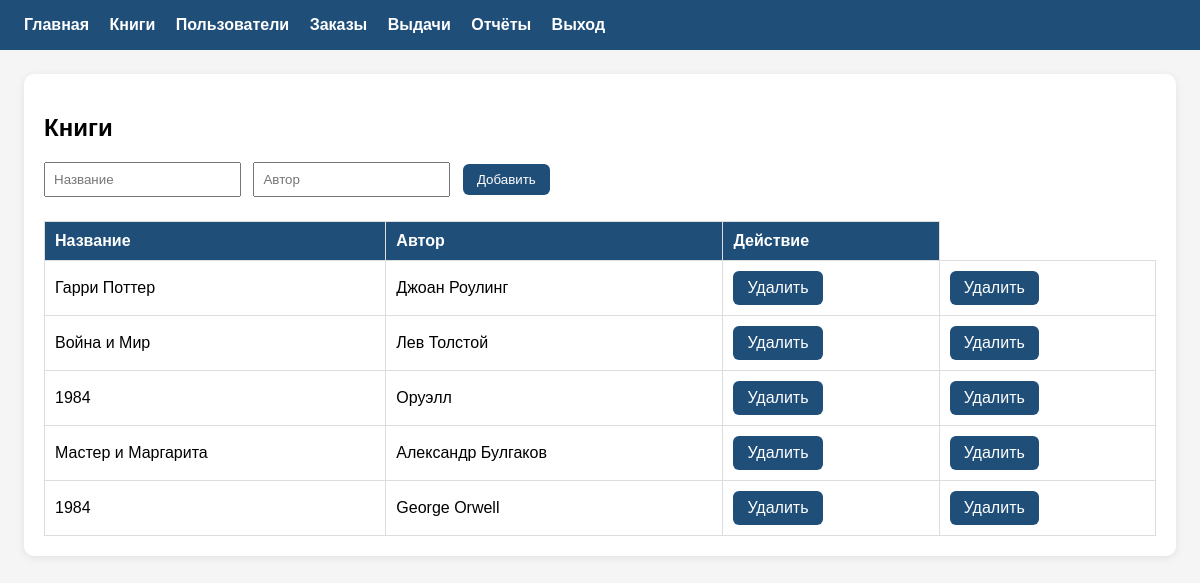
The page /public/books (signed in) on the database its author committed.
### tables this page shows
CREATE TABLE `books` (
  `id` int(11) NOT NULL,
  `title` varchar(255) DEFAULT NULL,
  `author` varchar(255) DEFAULT NULL,
  `year` int(11) DEFAULT NULL,
  `status` varchar(20) DEFAULT 'available'
);

### src/controllers/BookController.php (called while the page is built, shortened)
<?php
class BookController {
    private $db;
    public function __construct($db) {
        $this->db = $db;
    }
public function index() {
    $bookModel = new Book($this->db);
    $books = $bookModel->getAll();
    include SRC_PATH . 'views/books.php';
    include SRC_PATH . 'views/layout.php';
}
}

### src/models/Book.php (called while the page is built, shortened)
<?php
class Book {
    private $db;
    public function __construct(PDO $db) {
        $this->db = $db;
    }
    public function getAll() {
        $stmt = $this->db->query("SELECT * FROM books");
        return $stmt->fetchAll(PDO::FETCH_ASSOC);
    }
}

### src/settings/routes.php (called while the page is built)
<?php
return [
    'GET' => [
        '/users' => ['controller' => 'Controllers\UserController', 'action' => 'users'],
        '/login' => ['controller' => 'Controllers\UserController', 'action' => 'loginForm'],
        '/' => ['controller' => 'Controllers\UserController', 'action' => 'index'],
        '/orders' => ['controller' => 'Controllers\OrderController', 'action' => 'index'],
'/issues' => ['controller' => 'Controllers\IssueController', 'action' => 'index'],
'/reports' => [
    'controller' => 'Controllers\\ReportController',
    'action' => 'index'
],
'/logout' => [
    'controller' => 'Controllers\UserController',
    'action' => 'logout'
],
'/books/order' => [
    'controller' => 'Controllers\\BookController',
    'action' => 'order'
],
'/reports/docx' => [
    'controller' => 'Controllers\\ReportController',
    'action' => 'exportDOCX'
],
'/reports/xlsx' => [
    'controller' => 'Controllers\\ReportController',
    'action' => 'exportXLSX'
],
'/reports/books/docx' => [
    'controller' => 'Controllers\\ReportController',
    'action' => 'booksDOCX'
],
'/reports/books/xlsx' => [
    'controller' => 'Controllers\\ReportController',
    'action' => 'booksXLSX'
],
'/reports/users/docx' => [
    'controller' => 'Controllers\\ReportController',
    'action' => 'usersDOCX'
],
'/reports/users/xlsx' => [
    'controller' => 'Controllers\\ReportController',
    'action' => 'usersXLSX'
],
'/reports/orders/docx' => [
    'controller' => 'Controllers\\ReportController',
    'action' => 'ordersDOCX'
],
'/reports/orders/xlsx' => [
    'controller' => 'Controllers\\ReportController',
    'action' => 'ordersXLSX'
],
'/reports/issues/docx' => [
    'controller' => 'Controllers\\ReportController',
    'action' => 'issuesDOCX'
],
'/reports/issues/xlsx' => [
    'controller' => 'Controllers\\ReportController',
    'action' => 'issuesXLSX'
],
        '/books' => ['controller' => 'Controllers\BookController', 'action' => 'index'],
        '/books/delete' => ['controller' => 'Controllers\BookController', 'action' => 'delete'],
    ],
    'POST' => [
        '/login' => ['controller' => 'Controllers\UserController', 'action' => 'authenticate'],
        '/books' => ['controller' => 'Controllers\BookController', 'action' => 'store'],
    ],
];

### src/views/books.php (the view, shortened to what this page needs)
<h2>Книги</h2>
<form method="POST" action="/bookflow/public/books">
    <input name="title" placeholder="Название">
    <input name="author" placeholder="Автор">
    <button class="btn" type="submit">
        Добавить
    </button>
</form>
<table>
    <tr>
        <th>Название</th>
        <th>Автор</th>
        <th>Действие</th>
    </tr>
    <?php foreach ($books as $book): ?>
        <tr>
            <td><?= htmlspecialchars($book['title']) ?></td>
            <td><?= htmlspecialchars($book['author']) ?></td>
            <td>
                <a class="btn"
                   href="/bookflow/public/books/delete?id=<?= $book['id'] ?>">
                    Удалить
                </a>
            <td>
    <?php if (
        isset($_SESSION['role']) &&
        $_SESSION['role'] === 'admin'
    ): ?>
        <a class="btn"
           href="/bookflow/public/books/delete?id=<?= $book['id'] ?>">
            Удалить
        </a>
    <?php endif; ?>
</td>
        </tr>
    <?php endforeach; ?>
</table>

### public/index.php (shortened to what this page needs)
<?php
$conn = getConnection();
$pdo = $conn[1];
$routes = require SRC_PATH . 'settings/routes.php';
$requestUri = $_SERVER['REQUEST_URI'];
$requestUri = parse_url($requestUri, PHP_URL_PATH);
$requestMethod = $_SERVER['REQUEST_METHOD'];
$requestUri = str_replace('/bookflow/public', '', $requestUri);
$requestUri = rtrim($requestUri, '/');
foreach ($routes[$requestMethod] as $path => $route) {
    if ($path === $requestUri) {
        $action = $route['action'];
require_once SRC_PATH . 'controllers/BookController.php';
require_once SRC_PATH . 'models/Book.php';
        $controller = new $controllerName($pdo);
        $controller->$action();
        exit;
    }
}

### src/views/layout.php (style rules this page uses)
body { font-family: Arial, sans-serif; margin: 0; background: #f5f5f5; }
table { border-collapse: collapse; width: 100%; margin-top: 16px; background: white; }
th, td { border: 1px solid #ddd; padding: 10px; text-align: left; }
th { background: #1f4e79; color: white; }
.btn { display: inline-block; padding: 8px 14px; background: #1f4e79; color: white; text-decoration: none; border: none; border-radius: 6px; cursor: pointer; }
form input { padding: 8px; margin-right: 8px; margin-bottom: 8px; }

### rows shown on the page
books: title "Гарри Поттер", author "Джоан Роулинг"
books: title "Война и Мир", author "Лев Толстой"
books: title "1984", author "Оруэлл"
books: title "Мастер и Маргарита", author "Александр Булгаков"
books: title "1984", author "George Orwell"
